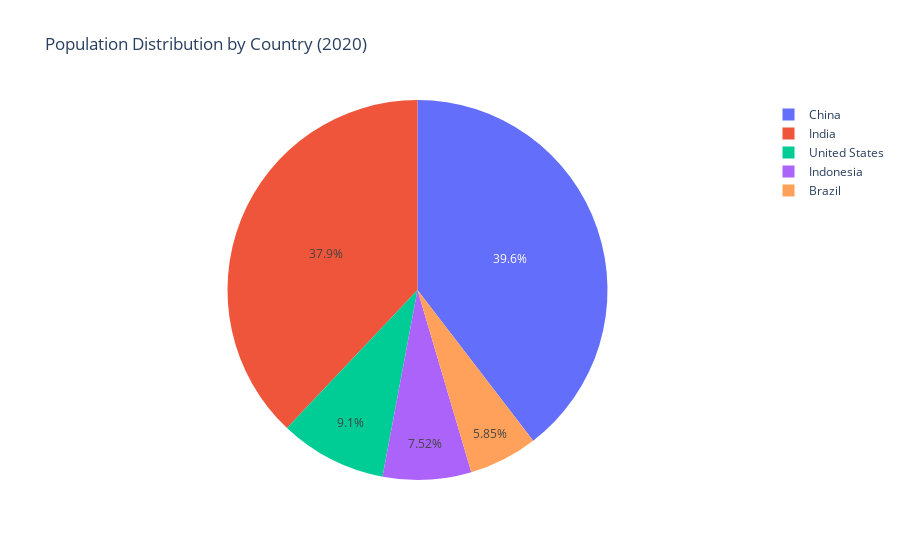

Notebook cell for this chart:
### Code cell
fig_pie = px.pie(df_melted, 
       values='population', 
       names='country',
       title='Population Distribution by Country (2020)')
fig_pie.show()

### Figure 1 — Plotly figure (JSON) as saved in the notebook; plotly's stock layout.template omitted (floating-point values rounded to 4 significant figures)
{"data": [{"domain": {"x": [0, 1], "y": [0, 1]}, "hovertemplate": "country=%{label}<br>population=%{value}<extra></extra>", "labels": ["United States", "India", "China", "Indonesia", "Brazil"], "legendgroup": "", "name": "", "showlegend": true, "type": "pie", "values": [331000000.0, 1380000000.0, 1439000000.0, 273500000.0, 212600000.0]}], "layout": {"legend": {"tracegroupgap": 0}, "title": {"text": "Population Distribution by Country (2020)"}}}
